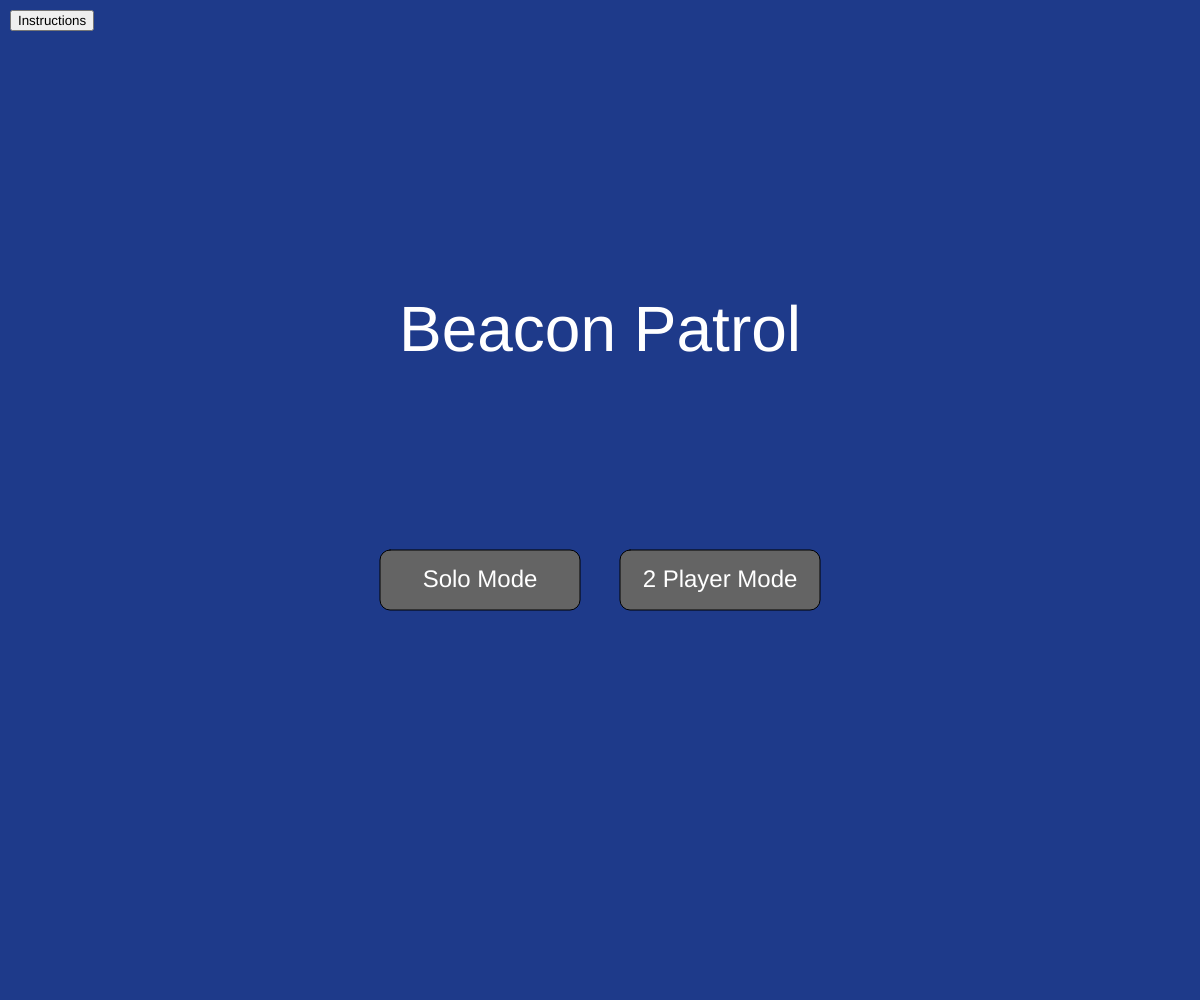
Frame 1 (no input)
Frame 60 (no input): identical to frame 1, image omitted
Frame 120 (the mouse pressed at the canvas centre since frame 60): identical to frame 1, image omitted

The p5.js sketch that drew this single still picture (run headless with seeded random() and noise() and a simulated clock; from frame 60 on, the mouse is pressed at the canvas centre):

// p5.js sketch
// ── sketch.js
// Beacon Patrol - P5.js Implementation

let gameState = {
  currentPlayer: 0,
  players: [
    { ship: null, tiles: [], movementTokens: 3, color: "#ff4444" },
    { ship: null, tiles: [], movementTokens: 3, color: "#4444ff" }
  ],
  placedTiles: {},
  tileSize: 80,
  tileTypes: [],
  drawPile: [],
  discardPile: [],
  beaconHQ: null,
  gameOver: false,
  score: 0,
  messageLog: [],
  draggedTile: null,
  draggedTileIndex: -1,
  swapMode: false,
  swapTileIndex: -1,
  swapPlayerIndex: -1,
  showInstructions: false,
  movementMode: false,
  discardMode: false,
  gameStarted: false,
  soloMode: false,
  selectingTileToKeep: false
};

// Initialize game assets
let shipImages = [];
let tokenBlue, tokenRed;
let backgroundImage;

function setup() {
  createCanvas(windowWidth, windowHeight);
  initializeTileTypes();
  createGameAssets();
  initializeGame();
  
  // Add movement mode to gameState
  gameState.movementMode = false;
  
  // Add instruction button
  let instructionsButton = createButton('Instructions');
  instructionsButton.position(10, 10);
  instructionsButton.mousePressed(() => {
    gameState.showInstructions = !gameState.showInstructions;
  });
}

function createGameAssets() {
  // Create ship images - making them larger
  for (let i = 0; i < 2; i++) {
    let shipImg = createGraphics(gameState.tileSize*0.9, gameState.tileSize*0.9); // Bigger ships
    let playerColor = i === 0 ? "#ff4444" : "#4444ff";
    
    // Set background to transparent
    shipImg.clear();
    
    // Simple sideways-facing ship
    shipImg.fill(playerColor);
    shipImg.stroke(0);
    shipImg.strokeWeight(2);
    
    // Hull - simple boat shape facing right
    shipImg.beginShape();
    shipImg.vertex(shipImg.width*0.2, shipImg.height*0.6);  // Bottom left
    shipImg.vertex(shipImg.width*0.8, shipImg.height*0.6);  // Bottom right
    shipImg.vertex(shipImg.width*0.9, shipImg.height*0.5);  // Front point
    shipImg.vertex(shipImg.width*0.8, shipImg.height*0.4);  // Top right
    shipImg.vertex(shipImg.width*0.2, shipImg.height*0.4);  // Top left
    shipImg.endShape(CLOSE);
    
    // Deck
    shipImg.fill(220, 180, 130);
    shipImg.noStroke();
    shipImg.rect(shipImg.width*0.25, shipImg.height*0.4, shipImg.width*0.5, shipImg.height*0.05);
    
    // Cabin
    shipImg.fill(255);
    shipImg.stroke(0);
    shipImg.strokeWeight(1);
    shipImg.rect(shipImg.width*0.35, shipImg.height*0.3, shipImg.width*0.25, shipImg.height*0.1);
    
    // Smokestack
    shipImg.fill(80);
    shipImg.rect(shipImg.width*0.45, shipImg.height*0.2, shipImg.width*0.1, shipImg.height*0.1);
    
    // Simple steam
    shipImg.noStroke();
    shipImg.fill(255, 255, 255, 150);
    shipImg.ellipse(shipImg.width*0.5, shipImg.height*0.15, shipImg.width*0.1, shipImg.width*0.05);
    
    // Player number
    //shipImg.fill(255);
    //shipImg.stroke(0);
    //shipImg.strokeWeight(1);
    //shipImg.textSize(16);
    //shipImg.textAlign(CENTER, CENTER);
    //shipImg.text(`${i + 1}`, shipImg.width*0.5, shipImg.height*0.5);
    

    shipImages[i] = shipImg;
  }
  
  // Create token images
  tokenBlue = createGraphics(gameState.tileSize/3, gameState.tileSize/3);
  tokenBlue.background("#4444ff");
  tokenBlue.fill(255);
  tokenBlue.noStroke();
  tokenBlue.ellipse(tokenBlue.width/2, tokenBlue.height/2, tokenBlue.width-10, tokenBlue.height-10);
  tokenBlue.fill(0);
  tokenBlue.textSize(10);
  tokenBlue.textAlign(CENTER, CENTER);
  tokenBlue.text("Move", tokenBlue.width/2, tokenBlue.height/2);
  
  tokenRed = createGraphics(gameState.tileSize/3, gameState.tileSize/3);
  tokenRed.background("#ff4444");
  tokenRed.fill(255);
  tokenRed.noStroke();
  tokenRed.ellipse(tokenRed.width/2, tokenRed.height/2, tokenRed.width-10, tokenRed.height-10);
  tokenRed.fill(0);
  tokenRed.textSize(10);
  tokenRed.textAlign(CENTER, CENTER);
  tokenRed.text("Used", tokenRed.width/2, tokenRed.height/2);
  
  // Create background
  backgroundImage = createGraphics(width, height);
  backgroundImage.background(30, 58, 138);
  for (let i = 0; i < 100; i++) {
    backgroundImage.fill(255, 255, 255, random(20, 40));
    backgroundImage.noStroke();
    backgroundImage.ellipse(random(width), random(height), random(1, 3), random(1, 3));
  }
}

function initializeTileTypes() {
  // Create tile types based on the rules
  
  // Format: { id, hasLighthouse, hasBeacon, isOpenOcean, hasPier, edges: [top, right, bottom, left] }
  // Edge: 0 = water, 1 = land
  
  // Create the Beacon HQ tile
  gameState.beaconHQ = { 
    id: 0, 
    hasLighthouse: true, 
    hasBeacon: false, 
    isOpenOcean: true, 
    hasPier: false,
    edges: [0, 0, 0, 0],  // All water edges
    x: 0, 
    y: 0,
    rotation: 0
  };
  
  let tileConfigs = [
    // HQ tile (already defined above)
    
    // Open ocean tiles (all water edges)
    { id: 1, hasLighthouse: false, hasBeacon: false, isOpenOcean: true, hasPier: false, edges: [0, 0, 0, 0] },
    { id: 2, hasLighthouse: false, hasBeacon: false, isOpenOcean: true, hasPier: false, edges: [0, 0, 0, 0] },
    { id: 3, hasLighthouse: false, hasBeacon: false, isOpenOcean: true, hasPier: false, edges: [0, 0, 0, 0] },
    { id: 4, hasLighthouse: false, hasBeacon: false, isOpenOcean: true, hasPier: false, edges: [0, 0, 0, 0] },
    { id: 5, hasLighthouse: false, hasBeacon: false, isOpenOcean: true, hasPier: false, edges: [0, 0, 0, 0] },
    { id: 6, hasLighthouse: false, hasBeacon: false, isOpenOcean: true, hasPier: false, edges: [0, 0, 0, 0] },

//beacons
    { id: 7, hasLighthouse: false, hasBeacon: true, isOpenOcean: true, hasPier: false, edges: [0, 0, 0, 0] },
    { id: 8, hasLighthouse: false, hasBeacon: true, isOpenOcean: true, hasPier: false, edges: [0, 0, 0, 0] },
    { id: 9, hasLighthouse: false, hasBeacon: true, isOpenOcean: true, hasPier: false, edges: [0, 0, 0, 0] },
    { id: 10, hasLighthouse: false, hasBeacon: true, isOpenOcean: true, hasPier: false, edges: [0, 0, 0, 0] },
    { id: 11, hasLighthouse: false, hasBeacon: true, isOpenOcean: true, hasPier: false, edges: [0, 0, 0, 0] },
    { id: 12, hasLighthouse: false, hasBeacon: true, isOpenOcean: true, hasPier: false, edges: [0, 0, 0, 0] },
    
//windmill
    { id: 13, hasLighthouse: false, hasBeacon: false, hasWindmill: true, isOpenOcean: true, hasPier: false, edges: [0, 0, 0, 0] },
    { id: 14, hasLighthouse: false, hasBeacon: false, hasWindmill: true, isOpenOcean: true, hasPier: false, edges: [0, 0, 0, 0] },
    { id: 15, hasLighthouse: false, hasBeacon: false, hasWindmill: true, isOpenOcean: true, hasPier: false, edges: [0, 0, 0, 0] },
    { id: 16, hasLighthouse: false, hasBeacon: false, hasWindmill: true, isOpenOcean: true, hasPier: false, edges: [0, 0, 0, 0] },
    { id: 17, hasLighthouse: false, hasBeacon: false, hasWindmill: true, isOpenOcean: true, hasPier: false, edges: [0, 0, 0, 0] },

   //bottom edge
    { id: 18, hasLighthouse: false, hasBeacon: false, isOpenOcean: false, hasPier: false, edges: [0, 0, 1, 0] },
    { id: 19, hasLighthouse: false, hasBeacon: false, isOpenOcean: false, hasPier: false, edges: [0, 0, 1, 0] },
    { id: 20, hasLighthouse: false, hasBeacon: true, isOpenOcean: false, hasPier: false, edges: [0, 0, 1, 0] },
    { id: 21, hasLighthouse: false, hasBeacon: true, isOpenOcean: false, hasPier: false, edges: [0, 0, 1, 0] },
    { id: 22, hasLighthouse: true, hasBeacon: false, isOpenOcean: false, hasPier: false, edges: [0, 0, 1, 0] },

    //top edge
    { id: 23, hasLighthouse: false, hasBeacon: false, isOpenOcean: false, hasPier: false, edges: [1, 0, 0, 0] },
    { id: 24, hasLighthouse: false, hasBeacon: false, isOpenOcean: false, hasPier: false, edges: [1, 0, 0, 0] },
    { id: 25, hasLighthouse: false, hasBeacon: true, isOpenOcean: false, hasPier: false, edges: [1, 0, 0, 0] },
    { id: 26, hasLighthouse: false, hasBeacon: true, isOpenOcean: false, hasPier: false, edges: [1, 0, 0, 0] },
    { id: 27, hasLighthouse: true, hasBeacon: false, isOpenOcean: false, hasPier: false, edges: [1, 0, 0, 0] },
    
    // right edge
    { id: 28, hasLighthouse: false, hasBeacon: false, isOpenOcean: false, hasPier: false, edges: [0, 1, 0, 0] },
    { id: 29, hasLighthouse: false, hasBeacon: false, isOpenOcean: false, hasPier: false, edges: [0, 1, 0, 0] },
    { id: 30, hasLighthouse: false, hasBeacon: true, isOpenOcean: false, hasPier: false, edges: [0, 1, 0, 0] },
    { id: 31, hasLighthouse: false, hasBeacon: true, isOpenOcean: false, hasPier: false, edges: [0, 1, 0, 0] },
    { id: 32, hasLighthouse: true, hasBeacon: false, isOpenOcean: false, hasPier: false, edges: [0, 1, 0, 0] },

    //left edge
    { id: 33, hasLighthouse: false, hasBeacon: false, isOpenOcean: false, hasPier: false, edges: [0, 0, 0, 1] },
    { id: 34, hasLighthouse: false, hasBeacon: false, isOpenOcean: false, hasPier: false, edges: [0, 0, 0, 1] },
    { id: 35, hasLighthouse: false, hasBeacon: true, isOpenOcean: false, hasPier: false, edges: [0, 0, 0, 1] },
    { id: 36, hasLighthouse: false, hasBeacon: true, isOpenOcean: false, hasPier: false, edges: [0, 0, 0, 1] },
    { id: 37, hasLighthouse: true, hasBeacon: false, isOpenOcean: false, hasPier: false, edges: [0, 0, 0, 1] },

    //top and bottom edge
    { id: 38, hasLighthouse: false, hasBeacon: false, isOpenOcean: false, hasPier: false, edges: [1, 0, 1, 0] },
    { id: 39, hasLighthouse: false, hasBeacon: false, isOpenOcean: false, hasPier: false, edges: [1, 0, 1, 0] },
    { id: 40, hasLighthouse: false, hasBeacon: true, isOpenOcean: false, hasPier: false, edges: [1, 0, 1, 0] },

    //left and right edge
    { id: 41, hasLighthouse: false, hasBeacon: false, isOpenOcean: false, hasPier: false, edges: [0, 1, 0, 1] },
    { id: 42, hasLighthouse: false, hasBeacon: false, isOpenOcean: false, hasPier: false, edges: [0, 1, 0, 1] },
    { id: 43, hasLighthouse: false, hasBeacon: true, isOpenOcean: false, hasPier: false, edges: [0, 1, 0, 1] },
   
    //right and bottom edge
    { id: 44, hasLighthouse: false, hasBeacon: false, isOpenOcean: false, hasPier: false, edges: [0, 1, 1, 0] },
    { id: 45, hasLighthouse: true, hasBeacon: false, isOpenOcean: false, hasPier: false, edges: [0, 1, 1, 0] },
    { id: 46, hasLighthouse: false, hasBeacon: false, isOpenOcean: false, hasPier: true, edges: [0, 1, 1, 0] },

    //bottom and left edge
    { id: 47, hasLighthouse: false, hasBeacon: false, isOpenOcean: false, hasPier: false, edges: [0, 0, 1, 1] },
    { id: 48, hasLighthouse: true, hasBeacon: false, isOpenOcean: false, hasPier: false, edges: [0, 0, 1, 1] },
    { id: 49, hasLighthouse: false, hasBeacon: false, isOpenOcean: false, hasPier: true, edges: [0, 0, 1, 1] },

//right and top edge
    { id: 50, hasLighthouse: false, hasBeacon: false, isOpenOcean: false, hasPier: false, edges: [1, 1, 0, 0] },
    { id: 51, hasLighthouse: true, hasBeacon: false, isOpenOcean: false, hasPier: false, edges: [1, 1, 0, 0] },
    { id: 52, hasLighthouse: false, hasBeacon: false, isOpenOcean: false, hasPier: true, edges: [1, 1, 0, 0] },

//top and left edge
    { id: 53, hasLighthouse: false, hasBeacon: false, isOpenOcean: false, hasPier: false, edges: [1, 0, 0, 1] },
    { id: 54, hasLighthouse: true, hasBeacon: false, isOpenOcean: false, hasPier: false, edges: [1, 0, 0, 1] },
    { id: 55, hasLighthouse: false, hasBeacon: false, isOpenOcean: false, hasPier: true, edges: [1, 0, 0, 1] },

    //left top right
    { id: 56, hasLighthouse: false, hasBeacon: false, isOpenOcean: false, hasPier: false, edges: [1, 1, 0, 1] },
    { id: 57, hasLighthouse: true, hasBeacon: false, isOpenOcean: false, hasPier: false, edges: [1, 1, 0, 1] },

    //right, bottom, left
    { id: 58, hasLighthouse: false, hasBeacon: false, isOpenOcean: false, hasPier: false, edges: [0, 1, 1, 1] },
    { id: 59, hasLighthouse: true, hasBeacon: false, isOpenOcean: false, hasPier: false, edges: [0, 1, 1, 1] },
//top, bottom, left
    { id: 60, hasLighthouse: false, hasBeacon: false, isOpenOcean: false, hasPier: false, edges: [1, 0, 1, 1] },
    { id: 61, hasLighthouse: true, hasBeacon: false, isOpenOcean: false, hasPier: false, edges: [1, 0, 1, 1] },

    //top, bottom, right
    { id: 62, hasLighthouse: false, hasBeacon: false, isOpenOcean: false, hasPier: false, edges: [1, 1, 1, 0] },
    { id: 63, hasLighthouse: true, hasBeacon: false, isOpenOcean: false, hasPier: false, edges: [1, 1, 1, 0] }
  ];
  
  // Add all tile types to the game state
  gameState.tileTypes = [gameState.beaconHQ, ...tileConfigs];
}

function initializeGame() {
  // Reset game state
  gameState.placedTiles = {};
  gameState.drawPile = [];
  gameState.discardPile = [];
  gameState.score = 0;
  gameState.messageLog = [];
  gameState.currentPlayer = 0;
  
  // Place the HQ tile
  let hqTile = Object.assign({}, gameState.beaconHQ);
  gameState.placedTiles["0,0"] = hqTile;
  
  // Create draw pile
  for (let i = 0; i < 63; i++) {
    gameState.drawPile.push(i);
  }
  
  // Shuffle the draw pile
  gameState.drawPile = shuffleArray(gameState.drawPile);
  
  if (gameState.soloMode) {
    // Initialize solo player
    gameState.players = [{
      ship: { x: 0, y: 0 },
      tiles: [],
      movementTokens: 4,  // Solo mode gets 4 tokens
      color: "#ff4444"
    }];
    
    // Draw initial 3 tiles
    for (let i = 0; i < 3; i++) {
      if (gameState.drawPile.length > 0) {
        let tileId = gameState.drawPile.pop();
        gameState.players[0].tiles.push(Object.assign({}, gameState.tileTypes[tileId]));
      }
    }
    
    addMessage("Solo game started! You have 4 movement tokens.");
  } else {
    // Initialize 2-player mode
    gameState.players = [
      { ship: { x: 0, y: 0 }, tiles: [], movementTokens: 3, color: "#ff4444" },
      { ship: { x: 0, y: 0 }, tiles: [], movementTokens: 3, color: "#4444ff" }
    ];
    
    // Draw initial tiles for both players
    for (let i = 0; i < 2; i++) {
      for (let j = 0; j < 3; j++) {
        if (gameState.drawPile.length > 0) {
          let tileId = gameState.drawPile.pop();
          gameState.players[i].tiles.push(Object.assign({}, gameState.tileTypes[tileId]));
        }
      }
    }
    
    addMessage("2-player game started! Player 1's turn");
  }
}

function draw() {
  if (!gameState.gameStarted) {
    drawIntroScreen();
    return;
  }
  
  background(30, 58, 138); // North Sea blue
  
  // Draw game board
  push();
  translate(width/2, height/2);
  drawBoard();
  pop();
  
  // Draw player hands and UI
  drawPlayerUI();
  
  // Draw dragged tile if any
  if (gameState.draggedTile) {
    push();
    translate(mouseX, mouseY);
    drawTile(gameState.draggedTile, -gameState.tileSize/2, -gameState.tileSize/2);
    pop();
  }
  
  // Draw message log
  drawMessageLog();
  
  // Draw tiles left counter and current score
  fill(255);
  textAlign(RIGHT, TOP);
  textSize(18);
  text(`Tiles left: ${gameState.drawPile.length}`, width - 20, 20);
  text(`Current Score: ${calculateScore()}`, width - 150, 20);
  
  // Draw game over state
  if (gameState.gameOver) {
    drawGameOver();
  }
  
  // Draw instructions if shown
  if (gameState.showInstructions) {
    drawInstructions();
  }
}

function drawIntroScreen() {
  background(30, 58, 138);
  
  // Title
  fill(255);
  textAlign(CENTER, CENTER);
  textSize(64);
  text("Beacon Patrol", width/2, height/3);
  
  // Game mode buttons
  let buttonWidth = 200;
  let buttonHeight = 60;
  let buttonY = height/2 + 50;
  
  // Solo mode button
  fill(100, 100, 100);
  rect(width/2 - buttonWidth - 20, buttonY, buttonWidth, buttonHeight, 10);
  fill(255);
  textSize(24);
  text("Solo Mode", width/2 - buttonWidth/2 - 20, buttonY + buttonHeight/2);
  
  // 2 Player mode button
  fill(100, 100, 100);
  rect(width/2 + 20, buttonY, buttonWidth, buttonHeight, 10);
  fill(255);
  text("2 Player Mode", width/2 + buttonWidth/2 + 20, buttonY + buttonHeight/2);
}

function drawBoard() {
  // Calculate the grid bounds for what's visible
  let visibleWidth = Math.ceil(width / gameState.tileSize);
  let visibleHeight = Math.ceil(height / gameState.tileSize);
  
  // Draw the grid and placed tiles
  for (let key in gameState.placedTiles) {
    let pos = key.split(',');
    let x = parseInt(pos[0]);
    let y = parseInt(pos[1]);
    
    let screenX = x * gameState.tileSize;
    let screenY = y * gameState.tileSize;
    
    push();
    translate(screenX, screenY);
    drawTile(gameState.placedTiles[key], -gameState.tileSize/2, -gameState.tileSize/2);
    pop();
  }
  
  // Draw ships
  for (let i = 0; i < gameState.players.length; i++) {
    let player = gameState.players[i];
    if (player.ship) {
      let shipX = player.ship.x * gameState.tileSize - shipImages[i].width/2;
      let shipY = player.ship.y * gameState.tileSize - shipImages[i].height/2;
      
      // Draw active ship indicator (only in 2-player mode)
      if (i === gameState.currentPlayer) {
        push();
        translate(player.ship.x * gameState.tileSize, player.ship.y * gameState.tileSize);
        
        // Animated highlight circle (only in 2-player mode)
        if (!gameState.soloMode) {
          noFill();
          stroke(255, 255, 0, 150 + sin(frameCount * 0.1) * 50);
          strokeWeight(3);
          ellipse(0, 0, gameState.tileSize * 0.9, gameState.tileSize * 0.9);
        }
        
        // Direction arrows if in movement mode (show in both modes)
        if (gameState.movementMode && i === gameState.currentPlayer) {
          let arrowSize = gameState.tileSize * 0.2;
          fill(255, 255, 0, 200);
          noStroke();
          
          // Check each direction for valid moves
          let directions = [
            {dx: 0, dy: -1, angle: -PI/2}, // top
            {dx: 1, dy: 0, angle: 0},      // right
            {dx: 0, dy: 1, angle: PI/2},   // bottom
            {dx: -1, dy: 0, angle: PI}     // left
          ];
          
          for (let dir of directions) {
            let newX = player.ship.x + dir.dx;
            let newY = player.ship.y + dir.dy;
            
            if (isValidMoveTarget(newX, newY)) {
              push();
              translate(dir.dx * gameState.tileSize * 0.6, dir.dy * gameState.tileSize * 0.6);
              rotate(dir.angle);
              
              // Arrow
              beginShape();
              vertex(0, -arrowSize);
              vertex(arrowSize, 0);
              vertex(0, arrowSize);
              endShape(CLOSE);
              
              // Pulsing effect
              let pulseSize = 5 + sin(frameCount * 0.2) * 2;
              fill(255, 255, 0, 100);
              ellipse(0, 0, pulseSize, pulseSize);
              pop();
            }
          }
        }
        pop();
      }
      
      // Draw the ship
      image(shipImages[i], shipX, shipY);
    }
  }
  
  // Highlight valid placement locations for current player
  highlightValidPlacements();
}

function drawTile(tile, x, y) {
  // Draw base tile
  let tileSize = gameState.tileSize;
  
  // Base color based on type
  if (tile.isOpenOcean) {
    fill(65, 105, 225); // Deep blue for open ocean
  } else {
    fill(100, 145, 200); // Lighter blue for coastal waters
  }
  
  stroke(0);
  strokeWeight(1);
  rect(x, y, tileSize, tileSize);
  
  // Draw edges
  let rotatedEdges = rotateEdges(tile.edges, tile.rotation || 0);
  
  // Draw water/land edges more distinctly
  for (let i = 0; i < 4; i++) {
    push();
    translate(x + tileSize/2, y + tileSize/2);
    rotate(i * HALF_PI);
    
    if (rotatedEdges[i] === 1) {
      // Land - more organic shape with irregular coastline
      noStroke();
      // Darker sand at the back
      fill(255, 200, 140);
      beginShape();
      vertex(-tileSize/2, -tileSize/2);
      vertex(tileSize/2, -tileSize/2);
      // Create irregular coastline that reaches the corner
      bezierVertex(
        tileSize/2, -tileSize/2 + tileSize/3,
        -tileSize/3, -tileSize/2 + tileSize/3.5,
        -tileSize/2, -tileSize/2
      );
      endShape(CLOSE);
      
      // Lighter sand at the front
      fill(240, 230, 140);
      beginShape();
      vertex(-tileSize/2, -tileSize/2);
      vertex(tileSize/2, -tileSize/2);
      // Smaller irregular coastline that reaches the corner
      bezierVertex(
        tileSize/2, -tileSize/2 + tileSize/4,
        -tileSize/3, -tileSize/2 + tileSize/4.5,
        -tileSize/2, -tileSize/2
      );
      endShape(CLOSE);
    } else if (!tile.isOpenOcean) {


    } else {
   
      // Animated waves only on open ocean tiles
      stroke(255, 255, 255, 150);
      strokeWeight(1);
      for (let j = 0; j < 3; j++) {
        let y = -tileSize/2 + j * 5 + 2;
        beginShape();
        for (let x = -tileSize/2; x <= tileSize/2; x += 5) {
          vertex(x, y + sin(frameCount * 0.05 + x * 0.1) * 2);
        }
        endShape();
      }
    }
    pop();
  }
  
  // Draw special features
  push();
  translate(x + tileSize/2, y + tileSize/2);
  
  // Draw lighthouse and beacon first
  if (tile.hasLighthouse) {
    // Find the land edge to place the lighthouse
    let landEdgeIndex = rotatedEdges.indexOf(1);


    // Base of lighthouse
    fill(200);
    stroke(0);
    strokeWeight(1);
    rect(-12, -5, 24, 40);
    
    // Stripes
    for (let i = 0; i < 3; i++) {
      fill(255, 0, 0);
      rect(-12, 5 + i * 10, 24, 5);
    }
    
    // Top of lighthouse
    fill(150);
    rect(-15, -15, 30, 10);
    
    // Light room
    fill(255);
    stroke(0);
    ellipse(0, -20, 20, 20);
    
    // Automatically orient the lighthouse to face the water
    if (landEdgeIndex !== -1) {
      rotate(landEdgeIndex * HALF_PI);
    }
  } else if (tile.hasBeacon) {
    // Buoy with more detail
    // Base
    stroke(0);
    strokeWeight(2);
    fill(255, 0, 0);
    ellipse(0, 0, 25, 25);
    
    // Stripes
    fill(255);
    noStroke();
    rect(-12, -5, 24, 10);
    
    // Top light
    fill(255, 255, 0);
    stroke(0);
    strokeWeight(1);
    ellipse(0, 0, 10, 10);

    
    // Animated blinking light
    let blinkSpeed = 0.1;
    let blinkIntensity = 100 + sin(frameCount * blinkSpeed) * 50;
    fill(255, 255, 0, blinkIntensity);
    ellipse(0, 0, 15, 15);
  }
  
  if (tile.hasPier) {
    // Find a land edge to connect the pier
    let landEdgeIndex = rotatedEdges.indexOf(1);
    if (landEdgeIndex !== -1) {
      push();
      rotate(landEdgeIndex * HALF_PI);
      
      // Main pier structure
      fill(139, 69, 19);
      noStroke();
      rect(-25, -8, 50, 16);
      
      // Wooden planks texture
      stroke(101, 67, 33);
      strokeWeight(1);
      for (let i = -20; i < 20; i += 5) {
        line(i, -8, i, 8);
      }
      
      // Support posts
      fill(101, 67, 33);
      noStroke();
      rect(-20, -10, 6, 20);
      rect(0, -10, 6, 20);
      rect(15, -10, 6, 20);
      
      // Rope details
      stroke(200);
      strokeWeight(1);
      beginShape();
      for (let x = -25; x < 25; x += 5) {
        vertex(x, -10 + sin(x * 0.2) * 2);
      }
      endShape();
      pop();
    }
  }
  
  // Draw points value for explored tiles - only if the tile is placed on the board
  if (tile.x !== undefined && tile.y !== undefined) {  // Only check for points on placed tiles
    let isExplored = isFullyExplored(tile.x, tile.y);
    if (isExplored) {
      // Calculate points for this tile
      let points = 1; // Base point
      if (tile.hasLighthouse) points += 2;
      if (tile.hasBeacon) points += 1;
      
      // Calculate windmill points
      if (tile.hasWindmill) {
        // Count adjacent open ocean tiles
        let windmillBonus = 0;
        let directions = [
          {dx: 0, dy: -1},  // top
          {dx: 1, dy: 0},   // right
          {dx: 0, dy: 1},   // bottom
          {dx: -1, dy: 0}   // left
        ];
        
        for (let dir of directions) {
          let adjX = tile.x + dir.dx;
          let adjY = tile.y + dir.dy;
          let adjKey = `${adjX},${adjY}`;
          let adjTile = gameState.placedTiles[adjKey];
          
          if (adjTile && adjTile.isOpenOcean) {
            windmillBonus += 1;
          }
        }
        
        points += windmillBonus;
      }
      
      // Draw points value above everything else
      push();
      fill(255);
      stroke(0);
      strokeWeight(3);
      textSize(24);
      textAlign(CENTER, CENTER);
      text(`${points}`, 0, -20); // Moved up above the windmill
      pop();
    }
  }
  
  // Draw windmill last
  if (tile.hasWindmill) {
    // Base of windmill
    fill(150, 75, 0);
    stroke(0);
    strokeWeight(1);
    rect(-8, -5, 16, 35);  // Tower
    
    // Windmill blades with rotation animation
    push();
    translate(0, 0);
    rotate(frameCount * 0.02);  // Rotate blades
    
    fill(200);
    stroke(0);
    strokeWeight(1);
    
    // Draw four blades
    for (let i = 0; i < 4; i++) {
      push();
      rotate(i * HALF_PI);
      beginShape();
      vertex(0, 0);
      vertex(-5, -25);
      vertex(5, -25);
      endShape(CLOSE);
      pop();
    }
    
    // Center hub
    fill(100);
    ellipse(0, 0, 8, 8);
    pop();
  }
  
  pop();
}

function drawPlayerUI() {
  let handY = height - 120;
  let handSpacing = gameState.tileSize + 10;
  
  if (gameState.soloMode) {
    // Center the hand for solo mode
    let handX = width/2 - (handSpacing * 1.5); // Center 3 tiles
    let player = gameState.players[0];
    
    // Draw tiles in hand
    for (let j = 0; j < player.tiles.length; j++) {
      let tileX = handX + j * handSpacing;
      
      push();
      translate(tileX + gameState.tileSize/2, handY + gameState.tileSize/2);
      drawTile(player.tiles[j], -gameState.tileSize/2, -gameState.tileSize/2);
      pop();
    }
    
    // Draw movement tokens
    for (let j = 0; j < 4; j++) {
      let tokenX = handX + j * 40;
      let tokenY = handY + gameState.tileSize + 20;
      
      if (j < player.movementTokens) {
        image(tokenBlue, tokenX, tokenY, 30, 30);
      } else {
        image(tokenRed, tokenX, tokenY, 30, 30);
      }
    }
  } else {
    for (let i = 0; i < gameState.players.length; i++) {
      let player = gameState.players[i];
      let handX = 20 + i * (width / 2);
      
      // Highlight current player's hand
      if (i === gameState.currentPlayer) {
        fill(255, 255, 255, 50);
        rect(handX - 10, handY - 10, handSpacing * 3 + 20, gameState.tileSize + 20, 5);
        
        fill(255);
        textAlign(LEFT, BOTTOM);
        textSize(16);
        text(`Your Turn Player ${i + 1}`, handX, handY - 15);
      } else {
        fill(255);
        textAlign(LEFT, BOTTOM);
        textSize(16);
        text(`Player ${i + 1}`, handX, handY - 15);
      }
      
      // Draw tiles in hand
      for (let j = 0; j < player.tiles.length; j++) {
        let tileX = handX + j * handSpacing;
        
        // If in swap mode, highlight the selected tile
        if (gameState.swapMode && i === gameState.swapPlayerIndex && j === gameState.swapTileIndex) {
          fill(255, 255, 0, 100);
          rect(tileX - 5, handY - 5, gameState.tileSize + 10, gameState.tileSize + 10);
        }
        
        push();
        translate(tileX + gameState.tileSize/2, handY + gameState.tileSize/2);
        drawTile(player.tiles[j], -gameState.tileSize/2, -gameState.tileSize/2);
        pop();
      }
      
      // Draw movement tokens
      for (let j = 0; j < 3; j++) {
        let tokenX = handX + j * 40;
        let tokenY = handY + gameState.tileSize + 20;
        
        if (j < player.movementTokens) {
          image(tokenBlue, tokenX, tokenY, 30, 30);
        } else {
          image(tokenRed, tokenX, tokenY, 30, 30);
        }
      }
    }
  }
  
  // Draw action buttons for current player
  drawActionButtons();
}

function drawActionButtons() {
  let buttonY = 50;
  let buttonWidth = 150;
  let buttonHeight = 40;
  let buttonSpacing = buttonWidth + 20;
  let startX = width - buttonWidth * 3 - 60;
  
  // End Turn button
  fill(100, 100, 100);
  rect(startX, buttonY, buttonWidth, buttonHeight, 5);
  fill(255);
  textAlign(CENTER, CENTER);
  text("End Turn", startX + buttonWidth/2, buttonY + buttonHeight/2);
  
  // Show Discard for Movement button in both modes
  fill(gameState.discardMode ? color(200, 0, 0) : color(100, 100, 100));
  rect(startX + buttonSpacing * 2, buttonY, buttonWidth, buttonHeight, 5);
  fill(255);
  text("Discard to Move", startX + buttonSpacing * 2 + buttonWidth/2, buttonY + buttonHeight/2);
  
  // Only show Swap Tile button in 2-player mode
  if (!gameState.soloMode) {
    fill(gameState.swapMode ? color(200, 200, 0) : color(100, 100, 100));
    rect(startX + buttonSpacing, buttonY, buttonWidth, buttonHeight, 5);
    fill(255);
    text("Swap Tile", startX + buttonSpacing + buttonWidth/2, buttonY + buttonHeight/2);
  }
}

function drawMessageLog() {
  let logX = 20;
  let logY = 50;
  
  fill(255);
  textAlign(LEFT, TOP);
  textSize(14);
  
  text("Game Log:", logX, logY);
  
  for (let i = 0; i < Math.min(gameState.messageLog.length, 5); i++) {
    let message = gameState.messageLog[gameState.messageLog.length - 1 - i];
    text(message, logX, logY + 25 + i * 20);
  }
}

function drawGameOver() {
  fill(0, 0, 0, 200);
  rect(0, 0, width, height);
  
  fill(255);
  textAlign(CENTER, CENTER);
  textSize(36);
  text("Game Over!", width/2, height/2 - 50);
  
  textSize(24);
  text(`Final Score: ${gameState.score}`, width/2, height/2);
  
  let ranking = "Novices";
  if (gameState.score > 35) ranking = "Sailors";
  if (gameState.score > 45) ranking = "Captains";
  if (gameState.score > 55) ranking = "Navigators";
  if (gameState.score > 65) ranking = "Cartographers";
  
  text(`Ranking: ${ranking}`, width/2, height/2 + 40);
  
  // Restart button
  fill(100, 100, 100);
  rect(width/2 - 75, height/2 + 100, 150, 50, 5);
  fill(255);
  text("Play Again", width/2, height/2 + 125);
}

function drawInstructions() {
  fill(0, 0, 0, 220);
  rect(0, 0, width, height);
  
  fill(255);
  textAlign(CENTER, TOP);
  textSize(32);
  text("Beacon Patrol - Instructions", width/2, 50);
  
  textAlign(LEFT, TOP);
  textSize(18);
  let instructions = [
    "Objective: Work together to explore as much sea as possible by surrounding tiles.",
    "Scoring:",
    "- Explored tiles (surrounded on all sides): 1 point",
    "- Explored tiles with lighthouse: 3 points",
    "- Explored tiles with beacon buoy: 2 points",
    
    "On Your Turn:",
    "1. Place tiles from your hand (connected to your ship by water)",
    "2. When you place a tile, your ship automatically moves to it (free movement)",
    "3. You can use movement tokens to move your ship to adjacent water tiles",
    "4. You can discard tiles to move one space per discarded tile (no token used)",
    "5. Swap one tile with another player (once per turn)",
    "6. New tiles are drawn at the end of your turn",
    
    "Controls:",
    "- Drag tiles from your hand to place them",
    "- Click your ship and then a valid adjacent tile to move (uses a token)",
    "- Click 'Discard to Move' and select a tile to discard for movement",
    "- Click End Turn when finished"
  ];
  
  let y = 120;
  for (let i = 0; i < instructions.length; i++) {
    if (instructions[i].endsWith(":")) {
      y += 20;
      textSize(22);
      fill(255, 200, 0);
    } else {
      textSize(18);
      fill(255);
    }
    text(instructions[i], width/2 - 300, y);
    y += 30;
  }
  
  // Close button
  fill(100, 100, 100);
  rect(width/2 - 75, height - 100, 150, 50, 5);
  fill(255);
  textAlign(CENTER, CENTER);
  text("Close", width/2, height - 75);
}

function highlightValidPlacements() {
  // Get current player ship position
  let player = gameState.players[gameState.currentPlayer];
  if (!player.ship) return;
  
  let shipX = player.ship.x;
  let shipY = player.ship.y;
  
  // Check adjacent positions
  let directions = [
    {dx: 0, dy: -1, edge: 0, opposite: 2}, // top
    {dx: 1, dy: 0, edge: 1, opposite: 3},  // right
    {dx: 0, dy: 1, edge: 2, opposite: 0},  // bottom
    {dx: -1, dy: 0, edge: 3, opposite: 1}  // left
  ];
  
  // Get the current tile and its rotated edges
  let currentTileKey = `${shipX},${shipY}`;
  let currentTile = gameState.placedTiles[currentTileKey];
  let rotatedEdges = rotateEdges(currentTile.edges, currentTile.rotation || 0);
  
  for (let dir of directions) {
    let newX = shipX + dir.dx;
    let newY = shipY + dir.dy;
    let key = `${newX},${newY}`;
    
    // If position is vacant
    if (!gameState.placedTiles[key]) {
      // Check if current tile has water on the edge
      if (rotatedEdges[dir.edge] === 0) { // If water edge
        fill(0, 255, 0, 50);
        rect(
          newX * gameState.tileSize - gameState.tileSize/2, 
          newY * gameState.tileSize - gameState.tileSize/2, 
          gameState.tileSize, 
          gameState.tileSize
        );
      }
    } 
    // If we're in movement mode, highlight valid move targets
    else if (gameState.movementMode) {
      if (isValidMoveTarget(newX, newY)) {
        fill(0, 0, 255, 50);
        rect(
          newX * gameState.tileSize - gameState.tileSize/2, 
          newY * gameState.tileSize - gameState.tileSize/2, 
          gameState.tileSize, 
          gameState.tileSize
        );
      }
    }
  }
}

function mousePressed() {
  if (!gameState.gameStarted) {
    let buttonWidth = 200;
    let buttonHeight = 60;
    let buttonY = height/2 + 50;
    
    // Check solo mode button
    if (mouseX >= width/2 - buttonWidth - 20 && 
        mouseX <= width/2 - 20 &&
        mouseY >= buttonY && 
        mouseY <= buttonY + buttonHeight) {
      gameState.soloMode = true;
      gameState.gameStarted = true;
      initializeGame();
      return;
    }
    
    // Check 2 player mode button
    if (mouseX >= width/2 + 20 && 
        mouseX <= width/2 + buttonWidth + 20 &&
        mouseY >= buttonY && 
        mouseY <= buttonY + buttonHeight) {
      gameState.soloMode = false;
      gameState.gameStarted = true;
      initializeGame();
      return;
    }
    return;
  }
  
  // Handle clicks on various UI elements
  
  // Check if we clicked the instruction button close
  if (gameState.showInstructions) {
    let closeButtonX = width/2 - 75;
    let closeButtonY = height - 100;
    if (mouseX >= closeButtonX && mouseX <= closeButtonX + 150 &&
        mouseY >= closeButtonY && mouseY <= closeButtonY + 50) {
      gameState.showInstructions = false;
      return;
    }
  }
  
  // If game is over, check for restart button
  if (gameState.gameOver) {
    let buttonX = width/2 - 75;
    let buttonY = height/2 + 100;
    if (mouseX >= buttonX && mouseX <= buttonX + 150 &&
        mouseY >= buttonY && mouseY <= buttonY + 50) {
      // Reset game state and return to intro screen
      gameState.gameStarted = false;
      gameState.gameOver = false;
      return;
    }
    return; // Ignore other clicks during game over
  }
  
  // Handle action buttons
  let buttonY = 50;
  let buttonWidth = 150;
  let buttonHeight = 40;
  let buttonSpacing = buttonWidth + 20;
  let startX = width - buttonWidth * 3 - 60;
  
  // Check for ship click first (for movement)
  if (!gameState.movementMode && !gameState.discardMode && !gameState.swapMode) {
    let player = gameState.players[gameState.currentPlayer];
    if (player.ship && player.movementTokens > 0) {
      // Convert mouse position to grid coordinates
      let gridX = Math.floor((mouseX - width/2) / gameState.tileSize + 0.5);
      let gridY = Math.floor((mouseY - height/2) / gameState.tileSize + 0.5);
      
      // Check if click is on current player's ship
      if (gridX === player.ship.x && gridY === player.ship.y) {
        checkMoveTargets();
        return;
      }
    }
  } else if (gameState.movementMode) {
    // Handle movement target selection
    let gridX = Math.floor((mouseX - width/2) / gameState.tileSize + 0.5);
    let gridY = Math.floor((mouseY - height/2) / gameState.tileSize + 0.5);
    
    if (isValidMoveTarget(gridX, gridY)) {
      moveShip(gridX, gridY);
      gameState.movementMode = false;
      return;
    }
  }

  // End Turn button
  if (mouseX >= startX && mouseX <= startX + buttonWidth &&
      mouseY >= buttonY && mouseY <= buttonY + buttonHeight) {
    if (gameState.soloMode && gameState.players[0].tiles.length > 1) {
      addMessage("Click on the tile you want to keep");
      gameState.selectingTileToKeep = true;
    } else {
      endTurn();
    }
    return;
  }
  
  // Discard for Movement button (available in both modes)
  if (mouseX >= startX + buttonSpacing * 2 && mouseX <= startX + buttonSpacing * 2 + buttonWidth &&
      mouseY >= buttonY && mouseY <= buttonY + buttonHeight) {
    toggleDiscardMode();
    return;
  }
  
  // Swap Tile button (only in 2-player mode)
  if (!gameState.soloMode) {
    if (mouseX >= startX + buttonSpacing && mouseX <= startX + buttonSpacing + buttonWidth &&
        mouseY >= buttonY && mouseY <= buttonY + buttonHeight) {
      toggleSwapMode();
      return;
    }
  }
  
  // Check if clicking on a tile in player's hand
  let handY = height - 120;
  let handSpacing = gameState.tileSize + 10;
  let handX = gameState.soloMode ? 
    width/2 - (handSpacing * 1.5) : // Center for solo mode
    20 + gameState.currentPlayer * (width / 2); // Original 2-player position
  
  let currentPlayer = gameState.players[gameState.currentPlayer];
  
  for (let i = 0; i < currentPlayer.tiles.length; i++) {
    let tileX = handX + i * handSpacing;
    
    if (mouseX >= tileX && mouseX <= tileX + gameState.tileSize &&
        mouseY >= handY && mouseY <= handY + gameState.tileSize) {
      
      // Handle different tile selection modes
      if (gameState.selectingTileToKeep) {
        // Keep this tile and discard others in solo mode
        let keptTile = currentPlayer.tiles[i];
        let discardCount = currentPlayer.tiles.length - 1;
        currentPlayer.tiles = [keptTile];
        addMessage(`Kept 1 tile and discarded ${discardCount} tiles`);
        gameState.selectingTileToKeep = false;
        endTurn();
        return;
      }
      
      if (gameState.discardMode) {
        // Discard tile for movement
        discardTileForMovement(i);
        return;
      }
      
      if (gameState.swapMode) {
        // Handle swap tile selection
        if (gameState.swapTileIndex === -1) {
          // First tile selection
          gameState.swapTileIndex = i;
          gameState.swapPlayerIndex = gameState.currentPlayer;
          addMessage("Now select another player's tile to swap with");
        } else if (gameState.currentPlayer !== gameState.swapPlayerIndex) {
          // Second tile selection (other player's tile)
          swapTiles(gameState.swapTileIndex, i);
        }
        return;
      }
      
      // If no special mode is active, start dragging tile
      gameState.draggedTile = currentPlayer.tiles[i];
      gameState.draggedTileIndex = i;
      return;
    }
  }
  
  // If in swap mode, check for clicks on other player's tiles
  if (gameState.swapMode && gameState.swapTileIndex !== -1) {
    let otherPlayer = (gameState.currentPlayer + 1) % gameState.players.length;
    let otherHandX = 20 + otherPlayer * (width / 2);
    
    for (let i = 0; i < gameState.players[otherPlayer].tiles.length; i++) {
      let tileX = otherHandX + i * handSpacing;
      
      if (mouseX >= tileX && mouseX <= tileX + gameState.tileSize &&
          mouseY >= handY && mouseY <= handY + gameState.tileSize) {
        swapTiles(gameState.swapTileIndex, i);
        return;
      }
    }
  }
}

function mouseDragged() {
  // Only handle dragging if we have a dragged tile
  if (gameState.draggedTile) {
    // Just for visual feedback during dragging
    console.log("Dragging tile:", gameState.draggedTile.id);
    return false; // Prevent default behavior
  }
}

function mouseReleased() {
  console.log("Mouse released, draggedTile:", gameState.draggedTile ? gameState.draggedTile.id : "none");
  
  // If we were dragging a tile, try to place it
  if (gameState.draggedTile) {
    // Convert mouse position to grid position relative to board center
    let gridX = Math.floor((mouseX - width/2) / gameState.tileSize + 0.5);
    let gridY = Math.floor((mouseY - height/2) / gameState.tileSize + 0.5);
    
    console.log("Attempting to place at grid position:", gridX, gridY);
    console.log("Valid placement:", isValidPlacement(gridX, gridY));
    
    // Check if valid placement
    if (isValidPlacement(gridX, gridY)) {
      // Place the tile
      let newTile = Object.assign({}, gameState.draggedTile);
      newTile.rotation = 0; // No rotation
      newTile.x = gridX;
      newTile.y = gridY;
      
      gameState.placedTiles[`${gridX},${gridY}`] = newTile;
      
      // Remove from player's hand
      gameState.players[gameState.currentPlayer].tiles.splice(gameState.draggedTileIndex, 1);
      
      // Required movement: Move ship to the newly placed tile
      // This movement is free and doesn't use a movement token
      let player = gameState.players[gameState.currentPlayer];
      player.ship.x = gridX;
      player.ship.y = gridY;
      
      addMessage(`Player ${gameState.currentPlayer + 1} placed a tile at (${gridX},${gridY}) and moved there`);
      
      // Check for game over condition
      if (gameState.drawPile.length === 0 && 
          gameState.players.every(p => p.tiles.length === 0)) {
        endGame();
      }
    } else {
      console.log("Invalid placement");
    }
    
    // Reset dragged tile
    gameState.draggedTile = null;
    gameState.draggedTileIndex = -1;
    return false; // Prevent default behavior
  }
}

function isValidPlacement(x, y) {
  let key = `${x},${y}`;
  
  // Check if space is already occupied
  if (gameState.placedTiles[key]) {
    return false;
  }
  
  let player = gameState.players[gameState.currentPlayer];
  let shipX = player.ship.x;
  let shipY = player.ship.y;
  
  // Check if adjacent to current ship position
  let isAdjacent = (
    (x === shipX && y === shipY - 1) || // top
    (x === shipX + 1 && y === shipY) || // right
    (x === shipX && y === shipY + 1) || // bottom
    (x === shipX - 1 && y === shipY)    // left
  );
  
  if (!isAdjacent) {
    return false;
  }
  
  // Check if connected by water
  let shipTileKey = `${shipX},${shipY}`;
  let shipTile = gameState.placedTiles[shipTileKey];
  
  let direction = -1;
  if (x === shipX && y === shipY - 1) direction = 0; // top
  if (x === shipX + 1 && y === shipY) direction = 1; // right
  if (x === shipX && y === shipY + 1) direction = 2; // bottom
  if (x === shipX - 1 && y === shipY) direction = 3; // left
  
  // Get rotated edges of the ship's tile
  let shipRotatedEdges = rotateEdges(shipTile.edges, shipTile.rotation || 0);
  
  if (shipRotatedEdges[direction] !== 0) { // Not water
    return false;
  }
  
  // Check if dragged tile matches existing adjacent tiles
  let draggedTile = gameState.draggedTile;
  let rotatedEdges = rotateEdges(draggedTile.edges, 0);
  
  // Check all four sides of the new position
  let directions = [
    {dx: 0, dy: -1, edge: 0, opposite: 2}, // top
    {dx: 1, dy: 0, edge: 1, opposite: 3},  // right
    {dx: 0, dy: 1, edge: 2, opposite: 0},  // bottom
    {dx: -1, dy: 0, edge: 3, opposite: 1}  // left
  ];
  
  for (let dir of directions) {
    let adjX = x + dir.dx;
    let adjY = y + dir.dy;
    let adjKey = `${adjX},${adjY}`;
    
    if (gameState.placedTiles[adjKey]) {
      let adjTile = gameState.placedTiles[adjKey];
      
      // Rotate adjacent tile's edges if needed
      let adjRotatedEdges = rotateEdges(adjTile.edges, adjTile.rotation || 0);
      
      // Check if edges match (water to water, land to land)
      if (rotatedEdges[dir.edge] !== adjRotatedEdges[dir.opposite]) {
        return false;
      }
    }
  }
  
  return true;
}

function rotateEdges(edges, rotation) {
  // Handle undefined or non-array edges
  if (!edges || !Array.isArray(edges)) {
    return [0, 0, 0, 0]; // Default to all water edges
  }

  if (rotation === 0) return [...edges];
  
  let rotated = [...edges];
  for (let i = 0; i < rotation; i++) {
    rotated = [rotated[3], rotated[0], rotated[1], rotated[2]];
  }
  return rotated;
}

function placeTile(x, y) {
  let player = gameState.players[gameState.currentPlayer];
  let tile = Object.assign({}, gameState.draggedTile);
  
  // Apply rotation
  tile.rotation = 0;
  
  // Add the tile to the board
  let key = `${x},${y}`;
  gameState.placedTiles[key] = tile;
  
  // Move the ship to the new tile
  player.ship.x = x;
  player.ship.y = y;
  
  // Remove the tile from the player's hand
  player.tiles.splice(gameState.draggedTileIndex, 1);
  
  addMessage(`Player ${gameState.currentPlayer + 1} placed a tile at (${x},${y})`);
  
  // Check for game over
  if (gameState.drawPile.length === 0 && 
      gameState.players.every(p => p.tiles.length === 0)) {
    endGame();
  }
}

function checkMoveTargets() {
  // Implement ship movement logic
  let player = gameState.players[gameState.currentPlayer];
  
  if (player.movementTokens <= 0) {
    addMessage("No movement tokens left!");
    return;
  }
  
  // Set a flag to indicate we're in movement mode
  gameState.movementMode = true;
  
  // Highlight possible move targets
  addMessage("Click an adjacent water tile to move");
}

function moveShip(targetX, targetY) {
  let player = gameState.players[gameState.currentPlayer];
  
  // Move the ship
  player.ship.x = targetX;
  player.ship.y = targetY;
  
  // Only use a movement token if in movement mode (not discard mode)
  if (gameState.movementMode && !gameState.discardMode) {
    player.movementTokens--;
    addMessage(`Player ${gameState.currentPlayer + 1} moved to (${targetX},${targetY}) using a movement token. ${player.movementTokens} tokens left.`);
  } else if (gameState.discardMode) {
    addMessage(`Player ${gameState.currentPlayer + 1} moved to (${targetX},${targetY}) using a discarded tile`);
  }
  
  // Reset movement modes
  gameState.movementMode = false;
  gameState.discardMode = false;
}

function toggleSwapMode() {
  if (gameState.soloMode) {
    addMessage("Swap is not available in solo mode");
    return;
  }
  
  // Toggle swap mode
  gameState.swapMode = !gameState.swapMode;
  
  // Reset swap selection
  gameState.swapTileIndex = -1;
  gameState.swapPlayerIndex = -1;
  
  // Reset other modes
  gameState.movementMode = false;
  gameState.discardMode = false;
  
  if (gameState.swapMode) {
    addMessage("Select one of your tiles to swap with another player");
  } else {
    addMessage("Swap mode canceled");
  }
}

function handleTileSwap(playerIndex, tileIndex) {
  let currentPlayer = gameState.currentPlayer;
  
  // If this is the first selection, store it
  if (gameState.swapTileIndex === -1) {
    if (playerIndex === currentPlayer) {
      gameState.swapTileIndex = tileIndex;
      addMessage("Now select another player's tile to swap with");
    } else {
      addMessage("Select one of your tiles first");
    }
    return;
  }
  
  // If this is the second selection, perform the swap
  if (playerIndex !== currentPlayer) {
    // Swap tiles
    let temp = gameState.players[currentPlayer].tiles[gameState.swapTileIndex];
    gameState.players[currentPlayer].tiles[gameState.swapTileIndex] = gameState.players[playerIndex].tiles[tileIndex];
    gameState.players[playerIndex].tiles[tileIndex] = temp;
    
    addMessage(`Player ${currentPlayer + 1} swapped a tile with Player ${playerIndex + 1}`);
    
    // Exit swap mode
    gameState.swapMode = false;
    gameState.swapTileIndex = -1;
  } else {
    addMessage("Select a different player's tile to swap with");
  }
}

function endTurn() {
  let currentPlayer = gameState.players[gameState.currentPlayer];
  
  if (gameState.soloMode) {
    // Solo mode: optionally keep 1 tile
    if (currentPlayer.tiles.length > 1) {
      let discardedTile = currentPlayer.tiles.pop();
      gameState.discardPile.push(discardedTile.id);
    }
    
    // Draw up to 3 tiles
    let drawnCount = 0;
    while (currentPlayer.tiles.length < 3 && gameState.drawPile.length > 0) {
      let tileId = gameState.drawPile.pop();
      currentPlayer.tiles.push(Object.assign({}, gameState.tileTypes[tileId]));
      drawnCount++;
    }
    
    // Refresh movement tokens in solo mode
    currentPlayer.movementTokens = 4;
    
    if (drawnCount > 0) {
      addMessage(`Drew ${drawnCount} new tiles (${gameState.drawPile.length} remaining)`);
    }
  } else {
    // 2-player mode: discard remaining tiles and draw new ones
    while (currentPlayer.tiles.length > 0) {
      let discardedTile = currentPlayer.tiles.pop();
      gameState.discardPile.push(discardedTile.id);
    }
    
    // Draw 3 new tiles
    for (let i = 0; i < 3; i++) {
      if (gameState.drawPile.length > 0) {
        let tileId = gameState.drawPile.pop();
        currentPlayer.tiles.push(Object.assign({}, gameState.tileTypes[tileId]));
      }
    }
    
    // Refresh movement tokens
    currentPlayer.movementTokens = 3;
    
    // Switch to next player
    gameState.currentPlayer = (gameState.currentPlayer + 1) % gameState.players.length;
    addMessage(`Player ${gameState.currentPlayer + 1}'s turn`);
  }
  
  // Reset modes
  gameState.swapMode = false;
  gameState.swapTileIndex = -1;
  gameState.swapPlayerIndex = -1;
  gameState.movementMode = false;
  gameState.discardMode = false;
  gameState.selectingTileToKeep = false;
  
  // Check for game over
  if (gameState.drawPile.length === 0 && 
      gameState.players.every(p => p.tiles.length === 0)) {
    endGame();
  }
}

function updateScore() {
  // Check for surrounded tiles
  for (let key in gameState.placedTiles) {
    let tile = gameState.placedTiles[key];
    
    // Skip tiles that are already scored
    if (tile.scored) continue;
    
    let [x, y] = key.split(',').map(Number);
    
    // Check if surrounded on all sides
    let isSurrounded = true;
    let directions = [
      {dx: 0, dy: -1},  // top
      {dx: 1, dy: 0},   // right
      {dx: 0, dy: 1},   // bottom
      {dx: -1, dy: 0}   // left
    ];
    
    for (let dir of directions) {
      let adjX = x + dir.dx;
      let adjY = y + dir.dy;
      let adjKey = `${adjX},${adjY}`;
      
      // If any adjacent position is empty, the tile is not explored
      if (!gameState.placedTiles[adjKey]) {
        isSurrounded = false;
        break;
      }
    }
    
    if (isSurrounded) {
      // Mark as scored
      tile.scored = true;
      
      // Add points based on tile type
      if (tile.hasLighthouse) {
        gameState.score += 3;
        addMessage(`Lighthouse tile surrounded: +3 points`);
      } else if (tile.hasBeacon) {
        gameState.score += 2;
        addMessage(`Beacon tile surrounded: +2 points`);
      } else {
        gameState.score += 1;
        addMessage(`Tile surrounded: +1 point`);
      }
    }
  }
}

function endGame() {
  // Calculate final score
  gameState.score = calculateScore();
  
  // Set game over flag
  gameState.gameOver = true;
  
  addMessage(`Game Over! Final Score: ${gameState.score}`);
}

function addMessage(message) {
  gameState.messageLog.push(message);
  
  // Keep log size manageable
  if (gameState.messageLog.length > 20) {
    gameState.messageLog.shift();
  }
}

function shuffleArray(array) {
  for (let i = array.length - 1; i > 0; i--) {
    const j = Math.floor(Math.random() * (i + 1));
    [array[i], array[j]] = [array[j], array[i]];
  }
  return array;
}

function windowResized() {
  resizeCanvas(windowWidth, windowHeight);
}

function isValidMoveTarget(x, y) {
  let key = `${x},${y}`;
  
  // Check if the target position has a tile
  if (!gameState.placedTiles[key]) {
    return false;
  }
  
  // Get the current player's ship position
  let player = gameState.players[gameState.currentPlayer];
  let shipX = player.ship.x;
  let shipY = player.ship.y;
  
  // Check if the target is adjacent to the ship
  let isAdjacent = (
    (x === shipX && y === shipY - 1) || // top
    (x === shipX + 1 && y === shipY) || // right
    (x === shipX && y === shipY + 1) || // bottom
    (x === shipX - 1 && y === shipY)    // left
  );
  
  if (!isAdjacent) {
    return false;
  }
  
  // Check if the target tile has water (can move to water tiles)
  let targetTile = gameState.placedTiles[key];
  
  // Get the direction from ship to target
  let direction = -1;
  if (x === shipX && y === shipY - 1) direction = 0; // top
  if (x === shipX + 1 && y === shipY) direction = 1; // right
  if (x === shipX && y === shipY + 1) direction = 2; // bottom
  if (x === shipX - 1 && y === shipY) direction = 3; // left
  
  // Get the opposite direction (from target to ship)
  let oppositeDirection = (direction + 2) % 4;
  
  // Get rotated edges of the target tile
  let targetRotatedEdges = rotateEdges(targetTile.edges, targetTile.rotation || 0);
  
  // Check if the edge facing the ship is water (0)
  return targetRotatedEdges[oppositeDirection] === 0;
}

function toggleDiscardMode() {
  gameState.discardMode = !gameState.discardMode;
  gameState.movementMode = false;
  gameState.swapMode = false;
  
  if (gameState.discardMode) {
    addMessage("Select a tile to discard for movement");
  } else {
    addMessage("Discard mode canceled");
  }
}

function discardTileForMovement(tileIndex) {
  let player = gameState.players[gameState.currentPlayer];
  let discardedTile = player.tiles.splice(tileIndex, 1)[0];
  gameState.discardPile.push(discardedTile.id);
  
  addMessage(`Player ${gameState.currentPlayer + 1} discarded a tile to move`);
  
  // Keep discardMode true while setting movementMode
  // This way we know this is a discard-based movement
  gameState.movementMode = true;
  addMessage("Click an adjacent water tile to move");
}

function moveShip(targetX, targetY) {
  let player = gameState.players[gameState.currentPlayer];
  
  // Move the ship
  player.ship.x = targetX;
  player.ship.y = targetY;
  
  // Only use a movement token if we're in movement mode AND NOT in discard mode
  if (gameState.movementMode && !gameState.discardMode) {
    player.movementTokens--;
    addMessage(`Player ${gameState.currentPlayer + 1} moved to (${targetX},${targetY}) using a movement token. ${player.movementTokens} tokens left.`);
  } else {
    addMessage(`Player ${gameState.currentPlayer + 1} moved to (${targetX},${targetY}) using a discarded tile`);
  }
  
  // Reset both modes after movement is complete
  gameState.movementMode = false;
  gameState.discardMode = false;
}

function swapTiles(playerTileIndex, otherTileIndex) {
  let currentPlayer = gameState.currentPlayer;
  let otherPlayer = (currentPlayer + 1) % gameState.players.length;
  
  // Swap the tiles
  let temp = gameState.players[currentPlayer].tiles[playerTileIndex];
  gameState.players[currentPlayer].tiles[playerTileIndex] = gameState.players[otherPlayer].tiles[otherTileIndex];
  gameState.players[otherPlayer].tiles[otherTileIndex] = temp;
  
  addMessage(`Player ${currentPlayer + 1} swapped a tile with Player ${otherPlayer + 1}`);
  
  // Exit swap mode
  gameState.swapMode = false;
  gameState.swapTileIndex = -1;
  gameState.swapPlayerIndex = -1;
}

function calculateScore() {
  let score = 0;
  
  // Check each placed tile
  for (let key in gameState.placedTiles) {
    let pos = key.split(',');
    let x = parseInt(pos[0]);
    let y = parseInt(pos[1]);
    
    // Check if the tile is explored (surrounded on all four sides)
    let isExplored = true;
    
    // Check all four adjacent positions
    let directions = [
      {dx: 0, dy: -1}, // top
      {dx: 1, dy: 0},  // right
      {dx: 0, dy: 1},  // bottom
      {dx: -1, dy: 0}  // left
    ];
    
    for (let dir of directions) {
      let adjX = x + dir.dx;
      let adjY = y + dir.dy;
      let adjKey = `${adjX},${adjY}`;
      
      // If any adjacent position is empty, the tile is not explored
      if (!gameState.placedTiles[adjKey]) {
        isExplored = false;
        break;
      }
    }
    
    // If the tile is explored, add points based on its features
    if (isExplored) {
      let tile = gameState.placedTiles[key];
      
      // Base point for explored tile
      score += 1;
      
      // Additional points for special features
      if (tile.hasLighthouse) {
        score += 2;
      }
      
      if (tile.hasBeacon) {
        score += 1;
      }
      
      if (tile.hasWindmill) {
        // Count adjacent open ocean tiles
        let windmillBonus = 0;
        let directions = [
          {dx: 0, dy: -1},  // top
          {dx: 1, dy: 0},   // right
          {dx: 0, dy: 1},   // bottom
          {dx: -1, dy: 0}   // left
        ];
        
        for (let dir of directions) {
          let adjX = x + dir.dx;
          let adjY = y + dir.dy;
          let adjKey = `${adjX},${adjY}`;
          let adjTile = gameState.placedTiles[adjKey];
          
          if (adjTile && adjTile.isOpenOcean) {
            windmillBonus += 1;
          }
        }
        
        // Add base point plus bonus for adjacent open ocean tiles
        score += windmillBonus;
      }
    }
  }
  
  return score;
}

function isFullyExplored(x, y) {
  if (x === undefined || y === undefined) return false;
  
  // Check all four adjacent positions
  let directions = [
    {dx: 0, dy: -1}, // top
    {dx: 1, dy: 0},  // right
    {dx: 0, dy: 1},  // bottom
    {dx: -1, dy: 0}  // left
  ];
  
  for (let dir of directions) {
    let adjX = x + dir.dx;
    let adjY = y + dir.dy;
    let adjKey = `${adjX},${adjY}`;
    
    // If any adjacent position is empty, the tile is not explored
    if (!gameState.placedTiles[adjKey]) {
      return false;
    }
  }
  
  return true;
}
